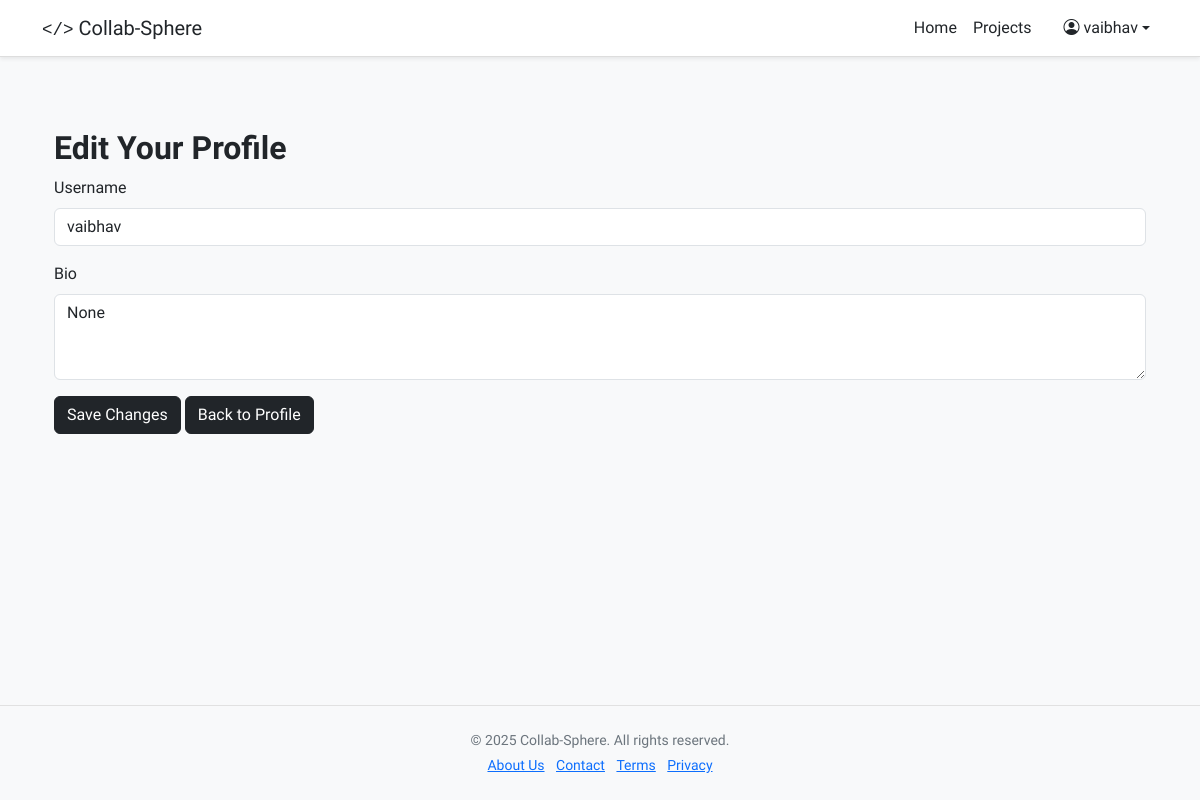
/edit-profile (signed in), run on an earlier commit of the app's database.
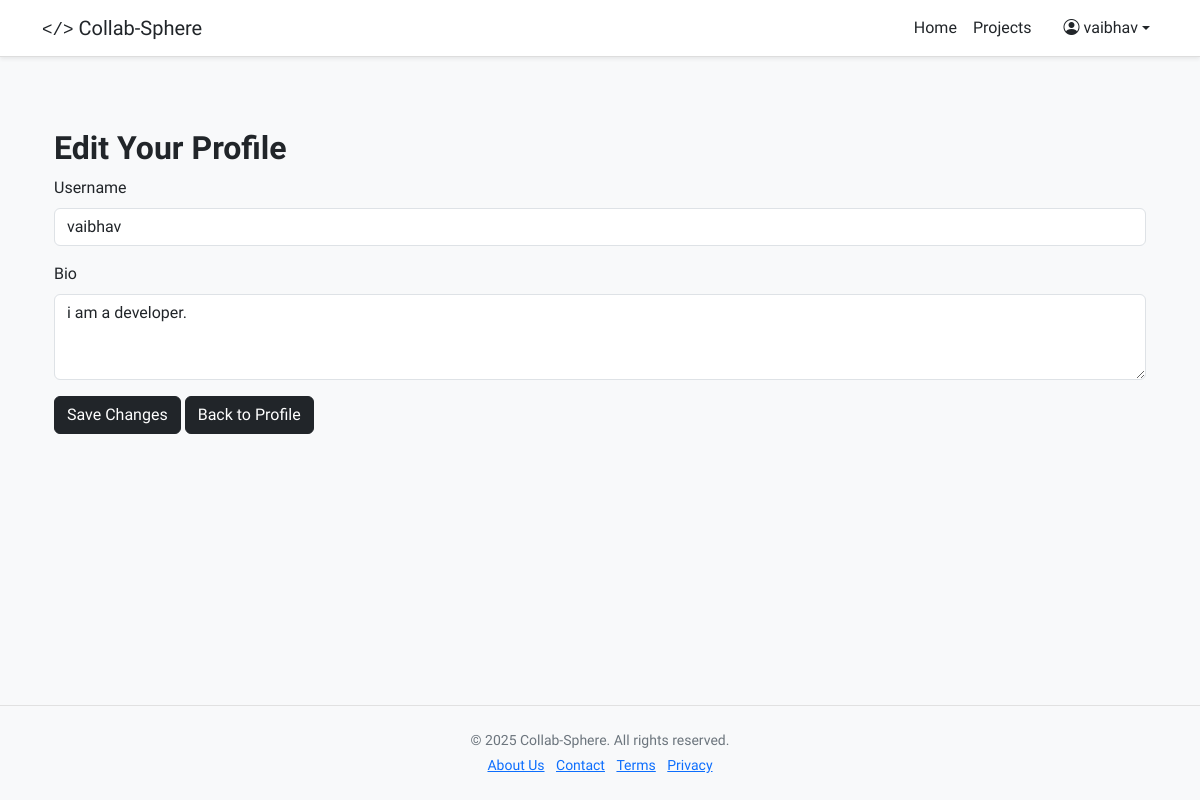
And on a later commit of the database.
### models.py (models this page shows, shortened)
class User(db.Model,UserMixin):
    id = db.Column(db.Integer, primary_key=True)
    username = db.Column(db.String(80), unique=True, nullable=False)
    email = db.Column(db.String(120), index=True, unique=True)
    password_hash = db.Column(db.String(128), nullable=False)
    bio = db.Column(db.Text, nullable=True)
    created_at = db.Column(db.DateTime, default=datetime.utcnow)
    projects = db.relationship('Project', backref='author', lazy='dynamic')
    interests = db.relationship('Interest', backref='user', lazy='dynamic')
    comments = db.relationship('Comment', backref='author', lazy='dynamic')
    skills = db.relationship('Skill', secondary=user_skills, lazy='subquery',backref=db.backref('users', lazy=True))

### controllers/user.py (the view)
@user_bp.route('/edit-profile', methods=['GET', 'POST'])
@login_required
def edit_profile():
    user = User.query.get(session['user_id'])
    if request.method == 'POST':
        user.username = request.form.get('username')
        user.bio = request.form.get('bio')
        db.session.commit()
        flash('Your profile has been updated!', 'success')
        return redirect(url_for('user.profile'))
    return render_template('edit_profile.html', user=user)

### app.py (called while the page is built)
@login_manager.user_loader
def load_user(user_id):
    return User.query.get(int(user_id))

### templates/edit_profile.html
{% extends "base.html" %}
{% block content %}
<div class="container mt-5">
    <h2 class="fw-bold text-dark">Edit Your Profile</h2>
    <form method="POST">
        <div class="mb-3">
            <label for="username" class="form-label">Username</label>
            <input type="text" name="username" value="{{ user.username }}" class="form-control" required>
        </div>
        <div class="mb-3">
            <label for="bio" class="form-label">Bio</label>
            <textarea name="bio" class="form-control" rows="3">{{ user.bio }}</textarea>
        </div>
        <button type="submit" class="btn btn-dark">Save Changes</button>
        <a class="btn btn-dark" href="{{ url_for('user.profile') }}" class="btn btn-link">Back to Profile</a>
    </form>
</div>
{% endblock %}

### templates/base.html (shortened to what this page needs)
<!DOCTYPE html>
<html lang="en">
<head>
    <link href="https://cdn.jsdelivr.net/npm/@ttskch/select2-bootstrap4-theme@1.5.2/dist/select2-bootstrap4.min.css" rel="stylesheet" />
    <link href="https://cdn.jsdelivr.net/npm/select2@4.1.0-rc.0/dist/css/select2.min.css" rel="stylesheet" />
    <link href="https://cdn.jsdelivr.net/npm/bootstrap@5.3.0/dist/css/bootstrap.min.css" rel="stylesheet">
    <link rel="stylesheet" href="https://cdnjs.cloudflare.com/ajax/libs/bootstrap-icons/1.11.1/font/bootstrap-icons.min.css">
</head>
<body>
<nav class="navbar navbar-expand-lg navbar-light bg-white shadow-sm">
    <div class="container">
        <a class="navbar-brand" id="brand" href="/"> <code>&lt;/&gt;</code> Collab-Sphere</a>
        <div class="collapse navbar-collapse justify-content-end" id="navbarNav">
            <ul class="navbar-nav">
                {% if current_user.is_authenticated %}
                    <li class="nav-item"><a class="nav-link" href="/">Home</a></li>
                    <li class="nav-item"><a class="nav-link" href="{{ url_for('project.project') }}">Projects</a></li>
                    <li class="nav-item dropdown ms-3">
                        <a class="nav-link dropdown-toggle d-flex align-items-center" href="#" id="navbarProfileDropdown" role="button" data-bs-toggle="dropdown" aria-expanded="false">
                            <i class="bi bi-person-circle me-1"></i> {{ current_user.username }}
                        </a>
                    </li>
                {% endif %}
            </ul>
        </div>
    </div>
</nav>
<div class="container mt-4 mb-4">
    {% block content %}{% endblock %}
</div>
<footer class="text-center py-4 mt-auto">
    <div class="container">
        <p class="mb-1">&copy; 2025 Collab-Sphere. All rights reserved.</p>
        <ul class="list-inline mb-0">
            <li class="list-inline-item"><a href="#">About Us</a></li>
            <li class="list-inline-item"><a href="#">Contact</a></li>
            <li class="list-inline-item"><a href="#">Terms</a></li>
            <li class="list-inline-item"><a href="#">Privacy</a></li>
        </ul>
    </div>
</footer>
</body>
</html>

What changed in the data, as far as the page shows it:
changed User "vaibhav": bio "None" → "i am a developer."
